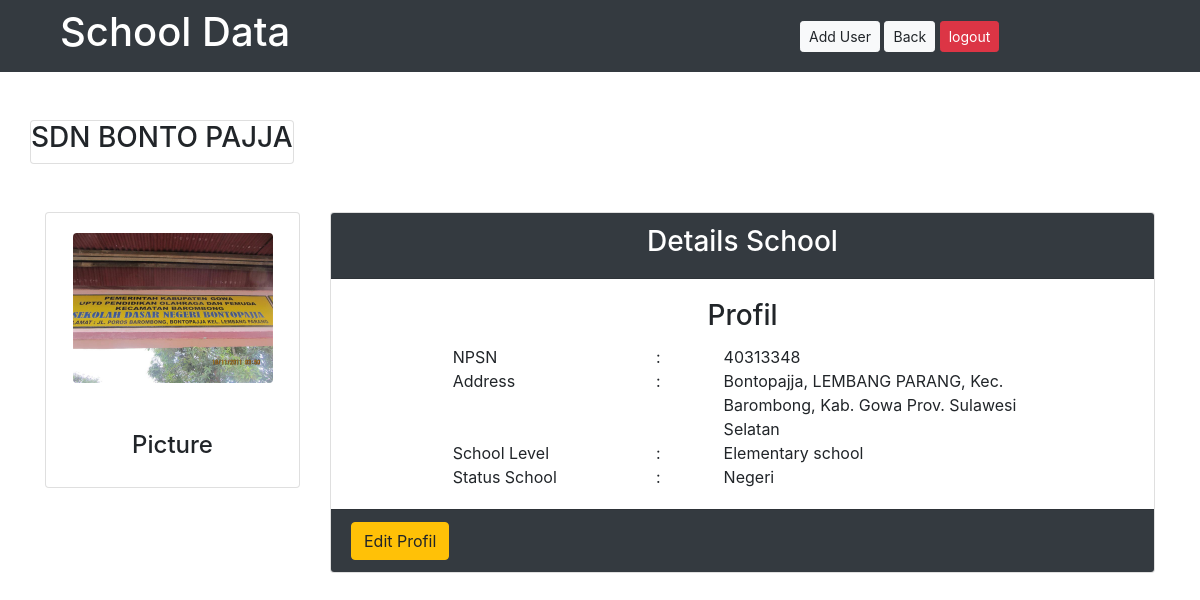
The app's page /index.php?page=details-school&id=1 (signed in) with its own data.
### tables this page shows
CREATE TABLE `school_tb` (
  `id` int(11) NOT NULL,
  `NPSN` varchar(20) NOT NULL,
  `name_school` varchar(30) NOT NULL,
  `address` text NOT NULL,
  `logo_school` varchar(50) NOT NULL,
  `school_level` varchar(20) NOT NULL,
  `status_school` varchar(20) NOT NULL,
  `user_id` int(11) NOT NULL
);

### detailsschool.php (the view, shortened to what this page needs)
<?php
$id = $_GET['id'];
require_once 'koneksi.php';
$query = mysqli_query($db,"SELECT * FROM school_tb WHERE id='$id'");
 $data=mysqli_fetch_assoc($query)
?>
<div class="row mt-5 mb-5">
    <div class="card">
        <h3><?=$data['name_school']?></h3>
    </div>
</div>
<div class="row justify-content-start  mt-5">
    <div class="col-sm-3">
        <div class="card">
            <div class="card-body">
                <img src="assets/<?=$data['logo_school']?>" class="rounded mx-auto d-block" width="200px" alt="">
                <h4 class="text-center mt-5">Picture</h4>
            </div>
        </div>
    </div>
    <div class="col-sm-9">
        <div class="card">
            <div class="card-header bg-dark text-center">
                <h3 style="color:white;">Details School</h3>
            </div>
            <div class="card-body">
                <div class="card-title">
                    <h3 class="text-center">Profil</h3>
                </div>
                <div class="row justify-content-center">
                    <div class="col-sm-3">
                        <th>NPSN</th>
                    </div>
                    <div class="col-sm-1">
                        <td>:</td>
                    </div>
                    <div class="col-sm-5">
                        <td><?=$data['NPSN']?></td>
                    </div>
                </div>
                <div class="row justify-content-center">
                    <div class="col-sm-3">
                        <th>Address</th>
                    </div>
                    <div class="col-sm-1">
                        <td>:</td>
                    </div>
                    <div class="col-sm-5">
                        <td><?=$data['address']?></td>
                    </div>
                </div>
                <div class="row justify-content-center">
                    <div class="col-sm-3">
                        <th>School Level</th>
                    </div>
                    <div class="col-sm-1">
                        <td>:</td>
                    </div>
                    <div class="col-sm-5">
                        <td><?=$data['school_level']?></td>
                    </div>
                </div>
                <div class="row justify-content-center">
                    <div class="col-sm-3">
                        <th>Status School</th>
                    </div>
                    <div class="col-sm-1">
                        <td>:</td>
                    </div>
                    <div class="col-sm-5">
                        <td><?=$data['status_school']?></td>
                    </div>
                </div>
            </div>
            <div class="card-footer bg-dark">
                <a href="index.php?page=edit-school&id=<?=$data['id']?>" class="btn btn-warning">Edit Profil</a>
            </div>
        </div>
    </div>
</div>

### records on screen
school_tb: name_school "SDN BONTO PAJJA", logo_school (picture), NPSN "40313348", address "Bontopajja, LEMBANG PARANG, Kec. Barombong, Kab. Gowa Prov. Sulawesi Selatan", school_level "Elementary school", status_school "Negeri"
